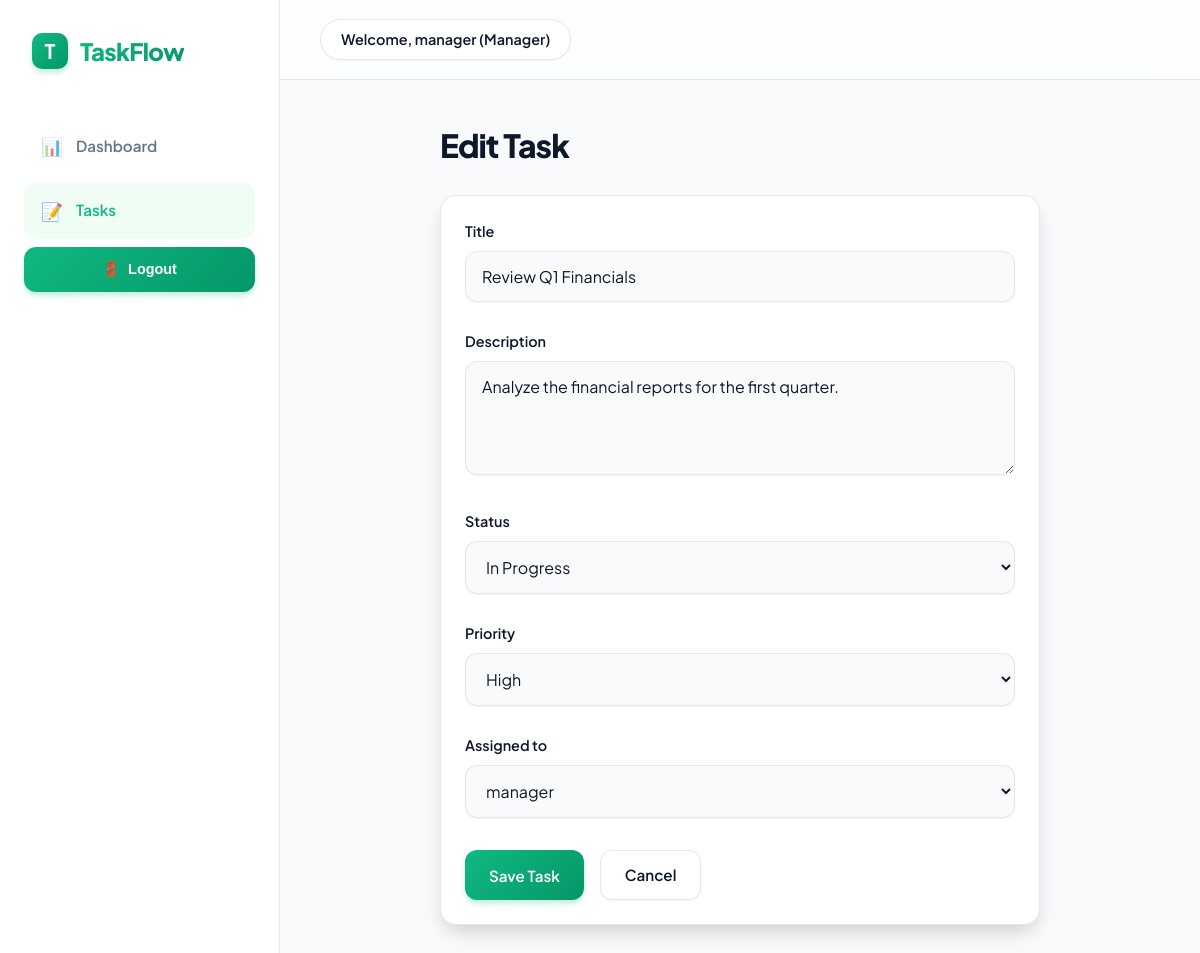
/tasks/1/update/ (signed in), run on the app's committed database.
### core/models.py (models this page shows, shortened)
class User(AbstractUser):
    ADMIN = 'admin'
    MANAGER = 'manager'
    STAFF = 'staff'
    ROLE_CHOICES = [
        (ADMIN, 'Admin'),
        (MANAGER, 'Manager'),
        (STAFF, 'Staff'),
    ]
    role = models.CharField(max_length=10, choices=ROLE_CHOICES, default=STAFF)
    company = models.ForeignKey(Company, on_delete=models.SET_NULL, null=True, blank=True, related_name='users')
    def is_manager(self):
        return self.role == self.MANAGER
    def is_admin(self):
        return self.role == self.ADMIN

### tasks/models.py (models this page shows, shortened)
class Task(models.Model):
    STATUS_CHOICES = [
        ('pending', 'Pending'),
        ('in_progress', 'In Progress'),
        ('completed', 'Completed'),
    ]
    PRIORITY_CHOICES = [
        ('low', 'Low'),
        ('medium', 'Medium'),
        ('high', 'High'),
    ]
    title = models.CharField(max_length=200)
    description = models.TextField()
    status = models.CharField(max_length=20, choices=STATUS_CHOICES, default='pending')
    priority = models.CharField(max_length=10, choices=PRIORITY_CHOICES, default='medium')
    assigned_to = models.ForeignKey(
        settings.AUTH_USER_MODEL,
        on_delete=models.SET_NULL,
        null=True,
        blank=True,
        related_name='assigned_tasks'
    )
    created_by = models.ForeignKey(
        settings.AUTH_USER_MODEL,
        on_delete=models.CASCADE,
        related_name='created_tasks'
    )
    created_at = models.DateTimeField(auto_now_add=True)
    updated_at = models.DateTimeField(auto_now=True)

### tasks/views.py (the view, shortened to what this page needs)
# urls.py: path('<int:pk>/update/', views.TaskUpdateView.as_view(), name='task-update'),
class TaskUpdateView(LoginRequiredMixin, UpdateView):
    model = Task
    form_class = TaskForm
    template_name = 'task_form.html'
    success_url = reverse_lazy('task-list')
    def get_template_names(self):
        if self.request.headers.get('x-requested-with') == 'XMLHttpRequest':
            return ['task_form_partial.html']
        return [self.template_name]
    def get_queryset(self):
        user = self.request.user
        if user.is_manager() or user.is_admin():
            return Task.objects.all()
        return Task.objects.filter(assigned_to=user)
    def get_form_kwargs(self):
        kwargs = super().get_form_kwargs()
        kwargs['user'] = self.request.user
        return kwargs

### tasks/forms.py
class TaskForm(forms.ModelForm):
    class Meta:
        model = Task
        fields = ['title', 'description', 'status', 'priority', 'assigned_to']
        widgets = {
            'description': forms.Textarea(attrs={'rows': 4}),
        }
    def __init__(self, *args, **kwargs):
        user = kwargs.pop('user', None)
        super(TaskForm, self).__init__(*args, **kwargs)
        for field in self.fields.values():
            field.widget.attrs['class'] = 'form-control'
        if user and not (user.is_manager() or user.is_admin()):
            for field_name in ['title', 'description', 'priority', 'assigned_to']:
                if field_name in self.fields:
                    self.fields[field_name].disabled = True

### templates/task_form.html (shortened to what this page needs)
{% extends 'base.html' %}
{% block content %}
<div style="max-width: 600px; margin: 0 auto;">
    <h1 class="mb-4">{% if object %}Edit Task{% else %}Create Task{% endif %}</h1>
    <div class="card">
        <form method="post">
            {% for field in form %}
            <div class="form-group">
                <label for="{{ field.id_for_label }}">{{ field.label }}</label>
                {{ field }}
            </div>
            {% endfor %}
            <div class="flex gap-4" style="margin-top: 2rem;">
                <button type="submit" class="btn">Save Task</button>
                <a href="{% url 'task-list' %}" class="btn"
                    style="background-color: var(--sidebar-bg); border: 1px solid var(--border-color);">Cancel</a>
            </div>
        </form>
    </div>
</div>
{% endblock %}

### templates/base.html (shortened to what this page needs)
{% load static %}
<!DOCTYPE html>
<html lang="en">
<head>
    <link rel="stylesheet" href="{% static 'css/style.css' %}?v=2.0">
</head>
<body>
    <div class="app-container">
        <nav id="sidebar" class="sidebar">
            <div class="logo">
                <div class="logo-icon">T</div>
                <h2>TaskFlow</h2>
            </div>
            <ul class="nav-links">
                {% if user.is_authenticated %}
                <li>
                    <a href="{% url 'dashboard' %}"
                        class="nav-item {% if request.resolver_match.url_name == 'dashboard' %}active{% endif %}">
                        <span class="icon">📊</span> Dashboard
                    </a>
                </li>
                <li>
                    <a href="{% url 'task-list' %}"
                        class="nav-item {% if 'task' in request.resolver_match.url_name %}active{% endif %}">
                        <span class="icon">📝</span> Tasks
                    </a>
                </li>
                <li>
                    <form action="{% url 'logout' %}" method="post">
                        <button type="submit" class="btn-logout">
                            <span class="icon">🚪</span> Logout
                        </button>
                    </form>
                </li>
                {% else %}
                <li><a href="{% url 'login' %}"
                        class="nav-item {% if request.resolver_match.url_name == 'login' %}active{% endif %}">Login</a>
                </li>
                {% endif %}
            </ul>
        </nav>
        <main class="main-content">
            <header class="top-bar">
                <div class="user-info">
                    {% if user.is_authenticated %}
                    <span>Welcome, {{ user.username }} ({{ user.get_role_display }})</span>
                    {% endif %}
                </div>
            </header>
            <div class="content-wrapper">
                {% block content %}
                {% endblock %}
            </div>
        </main>
    </div>
</body>
</html>

### data on the page
User: username "manager", role "Manager"
Task: form "Review Q1 Financials" "Analyze the financial reports for the first quarter." "In Progress" "High" "manager"

### other printed values
{{ field.label }} "Title" "Description" "Status" "Priority" "Assigned to"
